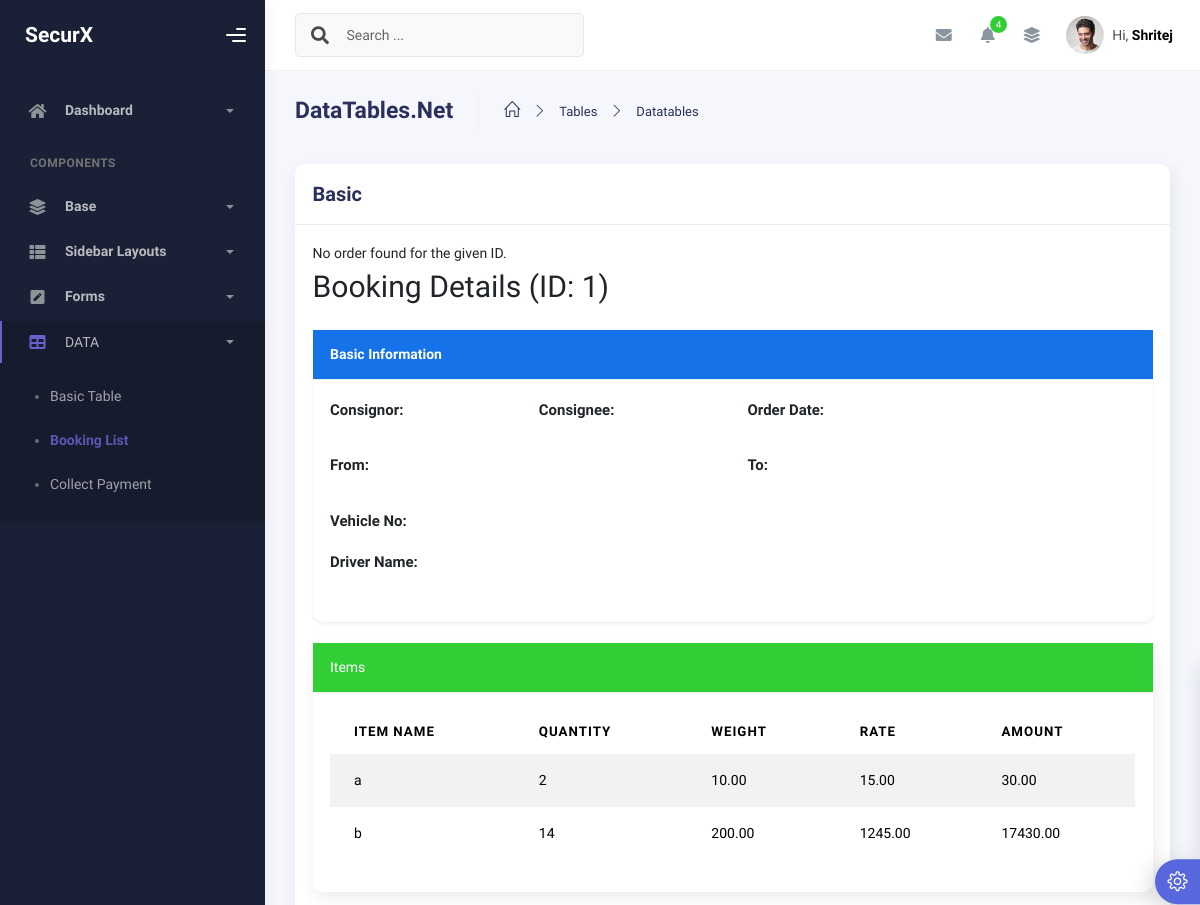
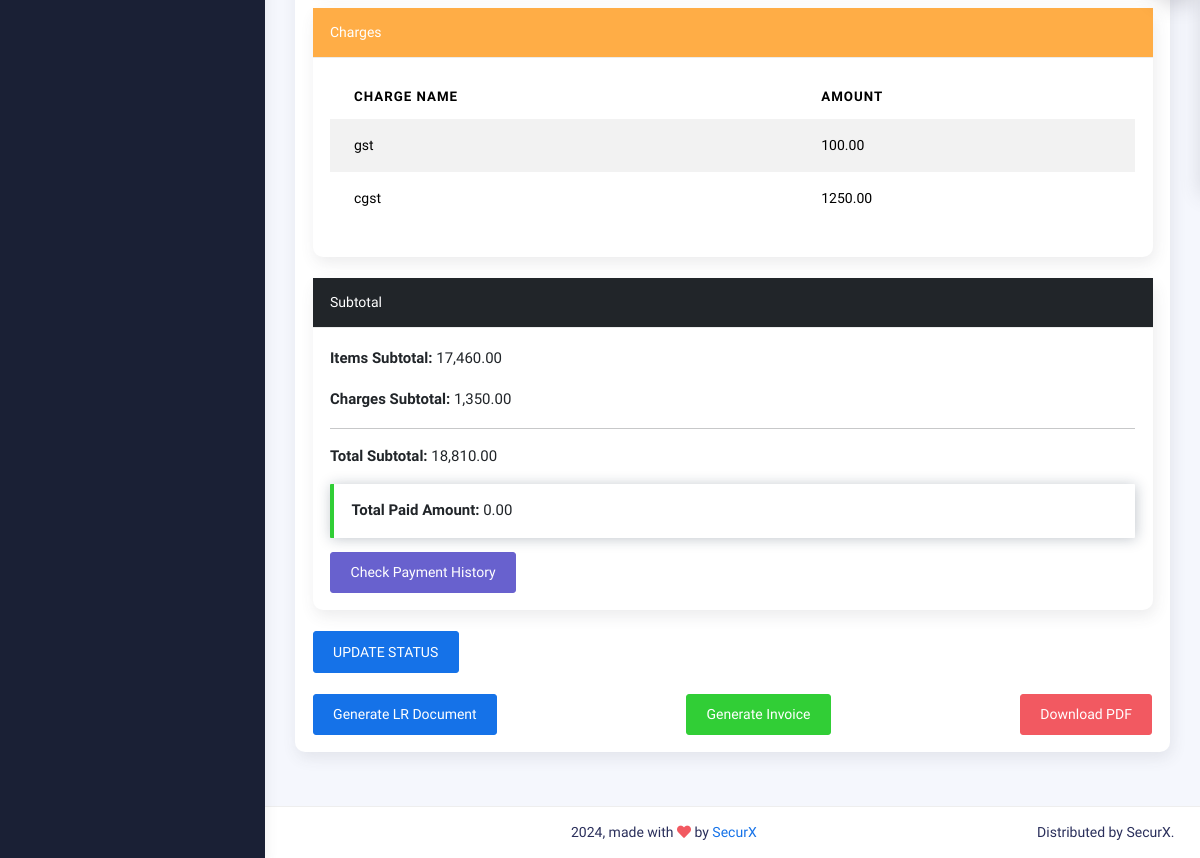
Page /tables/order.php?id=1 on the earlier database version (2 pictures, top to bottom).
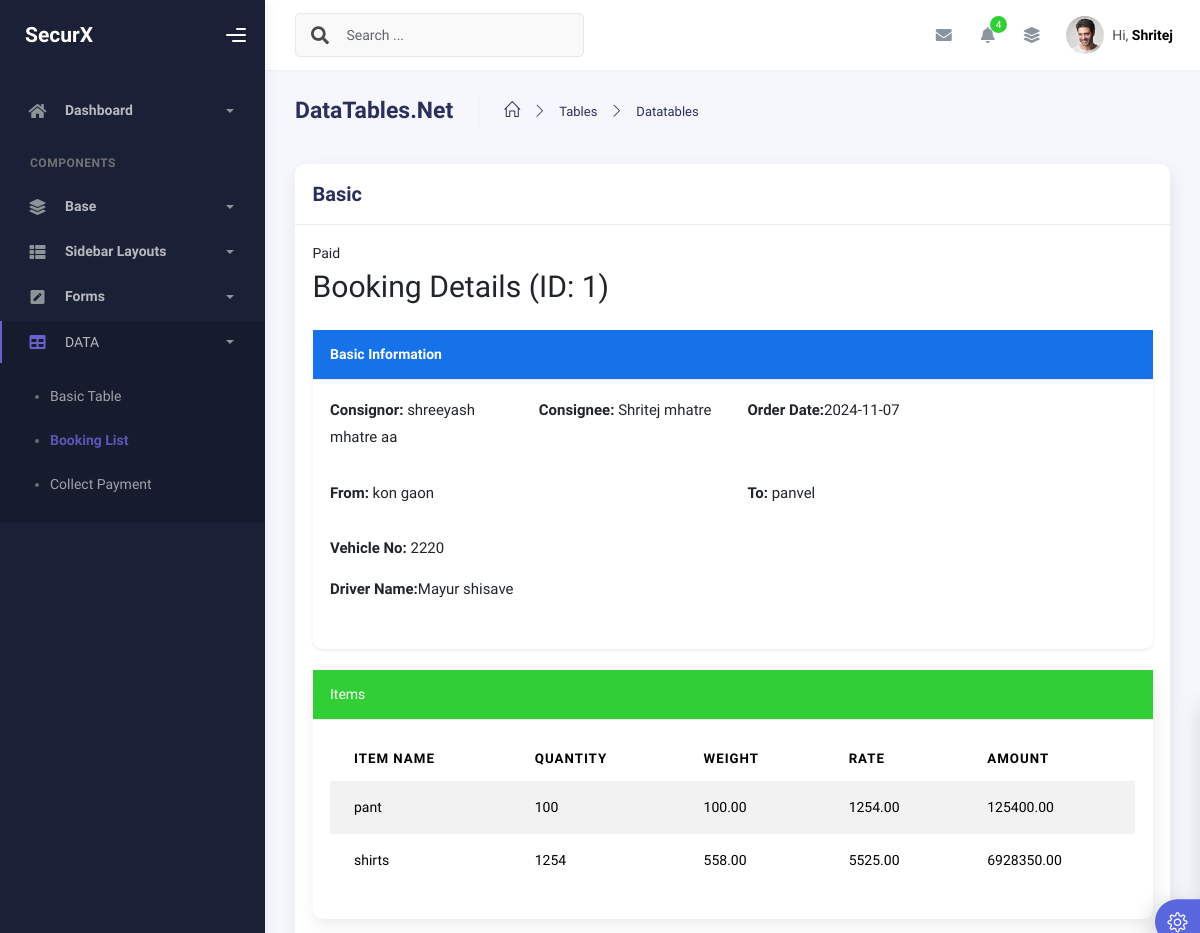
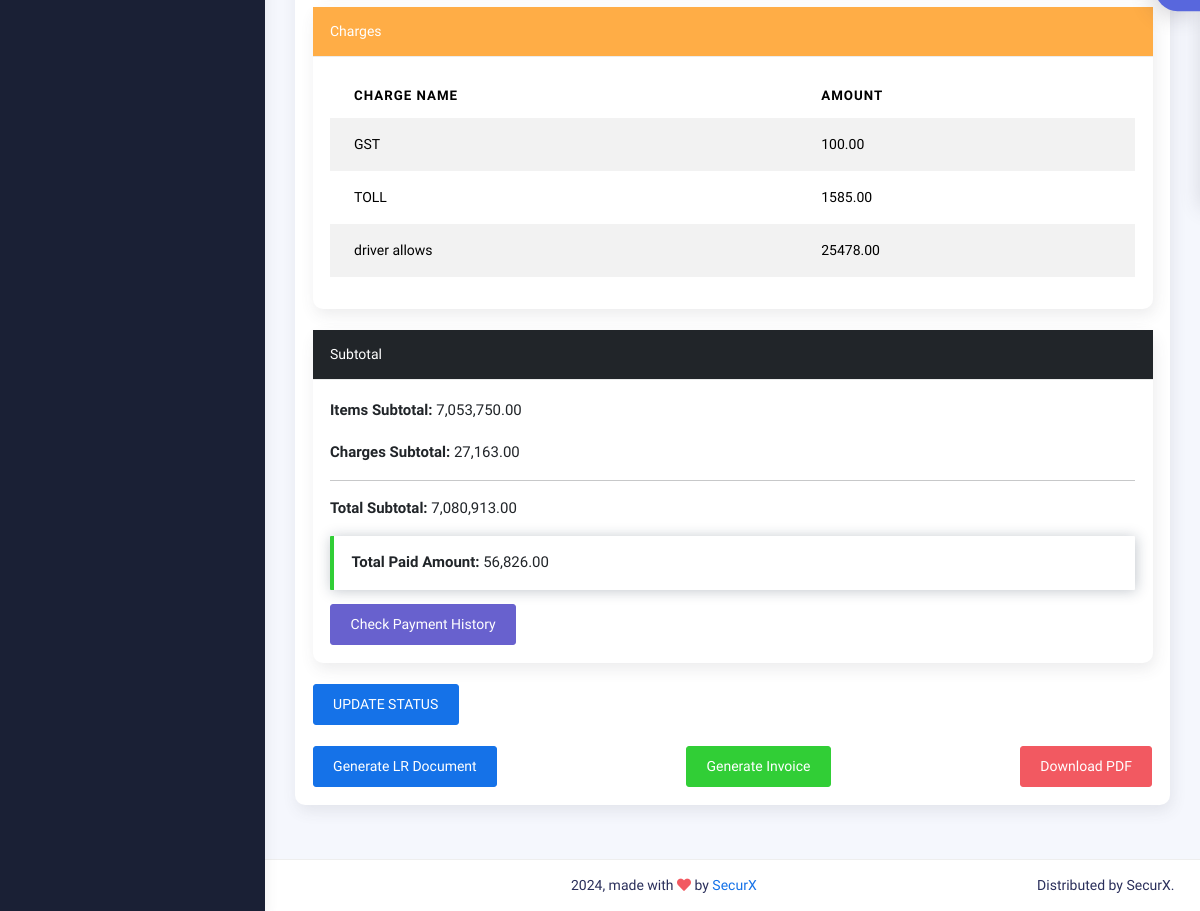
Same page on the later database version (2 pictures, top to bottom).
### tables this page shows
CREATE TABLE `items` (
  `id` int(11) NOT NULL,
  `order_id` int(11) DEFAULT NULL,
  `item_name` varchar(255) DEFAULT NULL,
  `parceltype` varchar(255) NOT NULL,
  `quantity` int(11) DEFAULT NULL,
  `weight` decimal(10,2) DEFAULT NULL,
  `itemtax` varchar(255) NOT NULL,
  `rate` decimal(10,2) DEFAULT NULL,
  `amount` decimal(10,2) DEFAULT NULL
);

CREATE TABLE `charges` (
  `id` int(11) NOT NULL,
  `order_id` int(11) DEFAULT NULL,
  `charge_name` varchar(255) DEFAULT NULL,
  `amount` decimal(10,2) DEFAULT NULL
);

CREATE TABLE `orders` (
  `id` int(11) NOT NULL,
  `Status` varchar(255) NOT NULL,
  `order_name` varchar(255) NOT NULL,
  `customer_name` varchar(255) NOT NULL,
  `order_date` date NOT NULL,
  `fromLocation` varchar(255) NOT NULL,
  `toLocation` varchar(255) NOT NULL,
  `transportMode` varchar(255) NOT NULL,
  `paidBy` varchar(255) NOT NULL,
  `taxPaidBy` varchar(255) NOT NULL,
  `pickupAddress` varchar(255) NOT NULL,
  `deliveryAddress` varchar(255) NOT NULL,
  `vehicletype` varchar(255) NOT NULL,
  `Vehiclecapacity` varchar(255) NOT NULL,
  `Vehicleno` int(255) NOT NULL,
  `DriverName` varchar(255) NOT NULL
);

CREATE TABLE `parties` (
  `id` int(11) NOT NULL,
  `name` varchar(255) NOT NULL,
  `gst` varchar(255) NOT NULL,
  `uh` varchar(255) NOT NULL,
  `contact` varchar(255) NOT NULL,
  `address` text NOT NULL,
  `email` varchar(255) NOT NULL,
  `phone` varchar(20) DEFAULT NULL,
  `created_at` timestamp NOT NULL DEFAULT current_timestamp()
);

### tables/order.php (the view, shortened to what the changed rows need)
<?php
include '../db_connect.php';
?>
<!DOCTYPE html>
<html lang="en">
  <head>
    <link rel="stylesheet" href="../assets/css/bootstrap.min.css" />
    <link rel="stylesheet" href="../assets/css/plugins.min.css" />
    <link rel="stylesheet" href="../assets/css/kaiadmin.min.css" />
    <link rel="stylesheet" href="../assets/css/demo.css" />
  </head>
  <body>
    <div class="wrapper">
      <div class="main-panel">
        <div class="container">
          <div class="page-inner">
            <div class="row">
              <div class="col-md-12">
                <div class="card">
                  <div class="card-header">
                    <h4 class="card-title">Basic</h4>
                  </div>
                  <div class="card-body">
                  <?php
$orderId = isset($_GET['id']) ? $_GET['id'] : 0;
$sql = "SELECT o.id, `Status`, p.name as CONSIGNOR, p.address as CONSIGNORADDRESS, p.contact AS ConsignorContact, p.email as ConsignorEmail,
        p2.name as ConsigneeName, p2.address as consigneeaddress, p2.contact as consigneecontact, p2.email as consigneeemail,
        `order_date`, `fromLocation`, `toLocation`, `transportMode`, `paidBy`, `taxPaidBy`, `pickupAddress`, `deliveryAddress`,
         `Vehicleno`, `DriverName`
        FROM `orders` o
        JOIN parties p ON o.order_name = p.id
        JOIN parties p2 ON o.customer_name = p2.id
        WHERE o.id = :orderId";
$stmt = $conn->prepare($sql);
$stmt->bindParam(':orderId', $orderId, PDO::PARAM_INT);
$stmt->execute();
$order = $stmt->fetch(PDO::FETCH_ASSOC);
if ($order) {
} else {
    echo "No order found for the given ID.";
}
$paymentstotal_query = "SELECT sum(paying_amount) as totalamt FROM payments WHERE order_id = $orderId";
$payments_result_total = $conn->query($paymentstotal_query);
$sumpayment = 0;
while ($sumofpay = $payments_result_total->fetch(PDO::FETCH_ASSOC)) {
  $sumpayment= $sumofpay['totalamt'];
}
$itemResult = $conn->query("SELECT * FROM items WHERE order_id = $orderId");
$chargeResult = $conn->query("SELECT * FROM charges WHERE order_id = $orderId");
$itemTotal = 0;
while ($item = $itemResult->fetch(PDO::FETCH_ASSOC)) {
    $itemTotal += $item['amount'];
}
$chargeTotal = 0;
while ($charge = $chargeResult->fetch(PDO::FETCH_ASSOC)) {
    $chargeTotal += $charge['amount'];
}
$subtotal = $itemTotal + $chargeTotal;
?>
    <div class="status-container">
        <span class="status-badge <?php echo 'status-' . strtolower(str_replace(' ', '-', $order['Status'])); ?>">
            <?php echo $order['Status']; ?>
        </span>
    </div>
    <h1 class="mb-4">Booking Details (ID: <?php echo $orderId; ?>)</h1>
   <div class="card mb-4 shadow-sm border-light">
    <div class="card-body">
        <div class="row">
            <div class="col-md-3 mb-3">
                <p><strong class="text-dark">Consignor:</strong> <span><?php echo $order['CONSIGNOR']; ?></span></p>
            </div>
            <div class="col-md-3 mb-3">
                <p><strong class="text-dark">Consignee:</strong> <span><?php echo $order['ConsigneeName']; ?></span></p>
            </div>
            <div class="col-md-6 mb-3">
                <p><strong class="text-dark">Order Date:</strong><span><?php echo $order['order_date']; ?></span></p>
            </div>
            <div class="col-md-6 mb-3">
                <p><strong class="text-dark">From:</strong> <span><?php echo $order['fromLocation']; ?></span></p>
            </div>
            <div class="col-md-6 mb-3">
                <p><strong class="text-dark">To:</strong> <span><?php echo $order['toLocation']; ?></span></p>
            </div>
            <div class="col-md-6 mb-3">
                <p><strong class="text-dark">Vehicle No:</strong> <span><?php echo $order['Vehicleno']; ?></span></p>
                <p><strong class="text-dark">Driver Name:</strong><span><?php echo $order['DriverName']; ?></span></p>
            </div>
        </div>
    </div>
</div>
    <div class="card mb-4">
        <div class="card-body">
            <table class="table table-striped">
                <thead>
                    <tr>
                        <th>Item Name</th>
                        <th>Quantity</th>
                        <th>Weight</th>
                        <th>Rate</th>
                        <th>Amount</th>
                    </tr>
                </thead>
                <tbody>
                    <?php
                    $itemResult = $conn->query("SELECT * FROM items WHERE order_id = $orderId");
                    while ($item = $itemResult->fetch(PDO::FETCH_ASSOC)) {
                        echo "<tr>";
                        echo "<td>{$item['item_name']}</td>";
                        echo "<td>{$item['quantity']}</td>";
                        echo "<td>{$item['weight']}</td>";
                        echo "<td>{$item['rate']}</td>";
                        echo "<td>{$item['amount']}</td>";
                        echo "</tr>";
                    }
                    ?>
                </tbody>
            </table>
        </div>
    </div>
    <div class="card mb-4">
        <div class="card-body">
            <table class="table table-striped">
                <thead>
                    <tr>
                        <th>Charge Name</th>
                        <th>Amount</th>
                    </tr>
                </thead>
                <tbody>
                    <?php
                    $chargeResult = $conn->query("SELECT * FROM charges WHERE order_id = $orderId");
                    while ($charge = $chargeResult->fetch(PDO::FETCH_ASSOC)) {
                        echo "<tr>";
                        echo "<td>{$charge['charge_name']}</td>";
                        echo "<td>{$charge['amount']}</td>";
                        echo "</tr>";
                    }
                    ?>
                </tbody>
            </table>
        </div>
    </div>
    <div class="card mb-4">
        <div class="card-body">
            <p><strong>Items Subtotal:</strong> <?php echo number_format($itemTotal, 2); ?></p>
            <p><strong>Charges Subtotal:</strong> <?php echo number_format($chargeTotal, 2); ?></p>
            <hr>
            <p><strong>Total Subtotal:</strong> <?php echo number_format($subtotal, 2); ?></p>
            <p class='alert alert-success'><strong>Total Paid Amount:</strong> <?php echo number_format($sumpayment, 2); ?></p>
        <button type="button" class="btn btn-secondary" data-bs-toggle="modal" data-bs-target="#exampleModal">
      Check Payment History
    </button>
        </div>
    </div>
<button type="button" class="btn btn-primary" data-bs-toggle="modal" data-bs-target="#exampleModal1">
    </button>
    <br><br>
    <div class="d-flex justify-content-between">
    </div>
                  </div>
                </div>
              </div>
            </div>
          </div>
        </div>
      </div>
    </div>
  </body>
</html>

Differences in the rows shown:
now on this page (row edited): orders: Status "Paid", parties.name "shreeyash mhatre aa", parties.name "Shritej mhatre", order_date "2024-11-07", fromLocation "kon gaon", toLocation "panvel", Vehicleno "2220", DriverName "Mayur shisave"
changed items: item_name "a" → "pant"; quantity "2" → "100"; weight "10.00" → "100.00"; rate "15.00" → "1254.00"; amount "30.00" → "125400.00"
changed items: item_name "b" → "shirts"; quantity "14" → "1254"; weight "200.00" → "558.00"; rate "1245.00" → "5525.00"; amount "17430.00" → "6928350.00"
changed charges: charge_name "gst" → "GST"
changed charges: charge_name "cgst" → "TOLL"; amount "1250.00" → "1585.00"
now on this page (row edited): charges: charge_name "driver allows", amount "25478.00"
Other differences:
$itemTotal: "17,460.00" → "7,053,750.00"
$chargeTotal: "1,350.00" → "27,163.00"
$subtotal: "18,810.00" → "7,080,913.00"
$sumpayment: "0.00" → "56,826.00"
text no longer shown: "No order found for the given ID."
